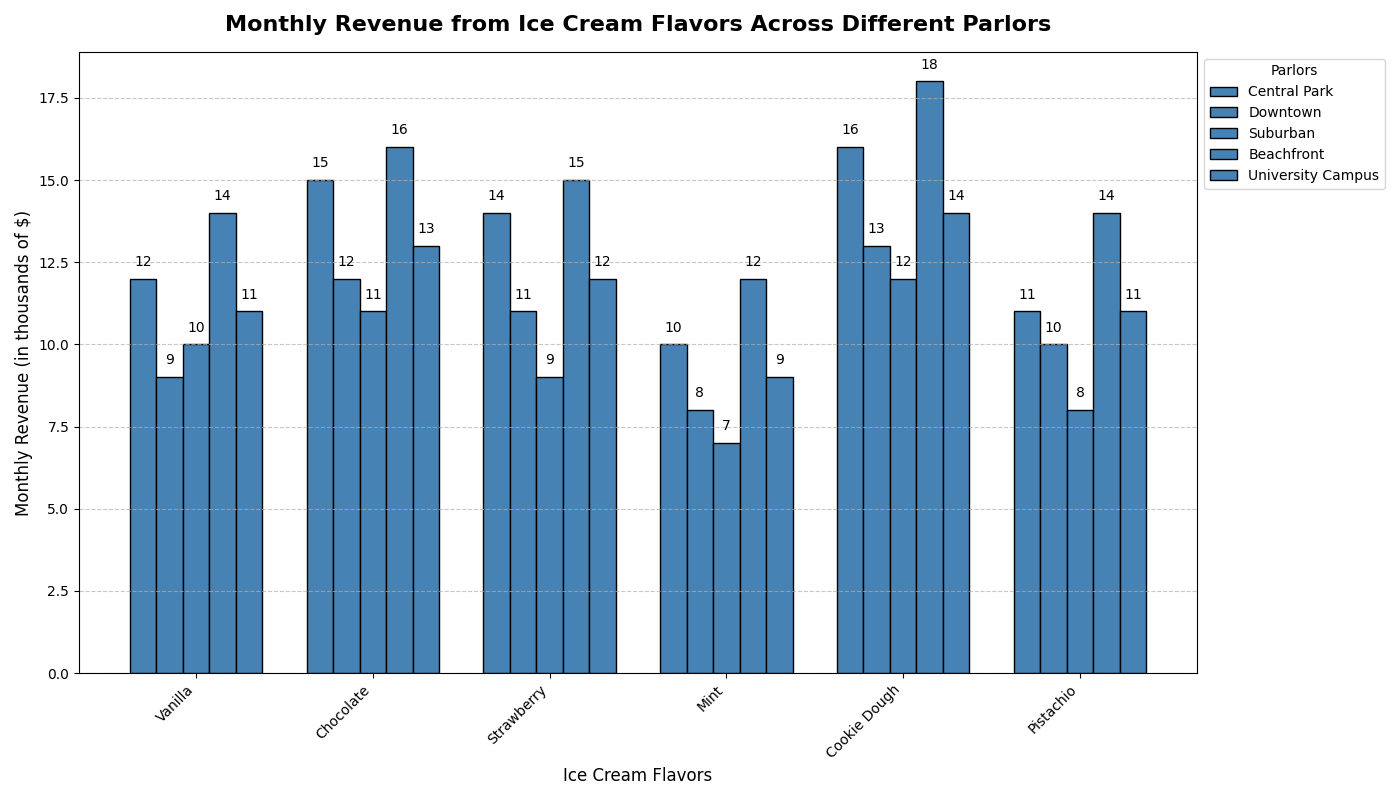

Generate this figure with Python:
import matplotlib.pyplot as plt
import numpy as np

flavors = ['Vanilla', 'Chocolate', 'Strawberry', 'Mint', 'Cookie Dough', 'Pistachio']
parlors = ['Central Park', 'Downtown', 'Suburban', 'Beachfront', 'University Campus']

revenue_data = {
    'Central Park': [12, 15, 14, 10, 16, 11],
    'Downtown': [9, 12, 11, 8, 13, 10],
    'Suburban': [10, 11, 9, 7, 12, 8],
    'Beachfront': [14, 16, 15, 12, 18, 14],
    'University Campus': [11, 13, 12, 9, 14, 11]
}

single_color = '#4682B4'

fig, ax = plt.subplots(figsize=(14, 8))
bar_width = 0.15  # Reduced width to fit additional bars

for i, parlor in enumerate(parlors):
    positions = np.arange(len(flavors)) + i * bar_width
    ax.bar(positions, revenue_data[parlor], width=bar_width, color=single_color, label=parlor, edgecolor='black')

ax.set_xlabel('Ice Cream Flavors', fontsize=12)
ax.set_ylabel('Monthly Revenue (in thousands of $)', fontsize=12)
ax.set_title('Monthly Revenue from Ice Cream Flavors Across Different Parlors', fontsize=16, fontweight='bold', pad=15)
ax.set_xticks(np.arange(len(flavors)) + bar_width * 2)
ax.set_xticklabels(flavors, rotation=45, ha='right')
ax.yaxis.grid(True, linestyle='--', alpha=0.7)

for i, parlor in enumerate(parlors):
    positions = np.arange(len(flavors)) + i * bar_width
    for j, value in enumerate(revenue_data[parlor]):
        ax.text(positions[j], value + 0.3, str(value), ha='center', va='bottom', fontsize=10, color='black')

ax.legend(title='Parlors', fontsize=10, loc='upper left', bbox_to_anchor=(1, 1))
plt.tight_layout()
plt.show()
